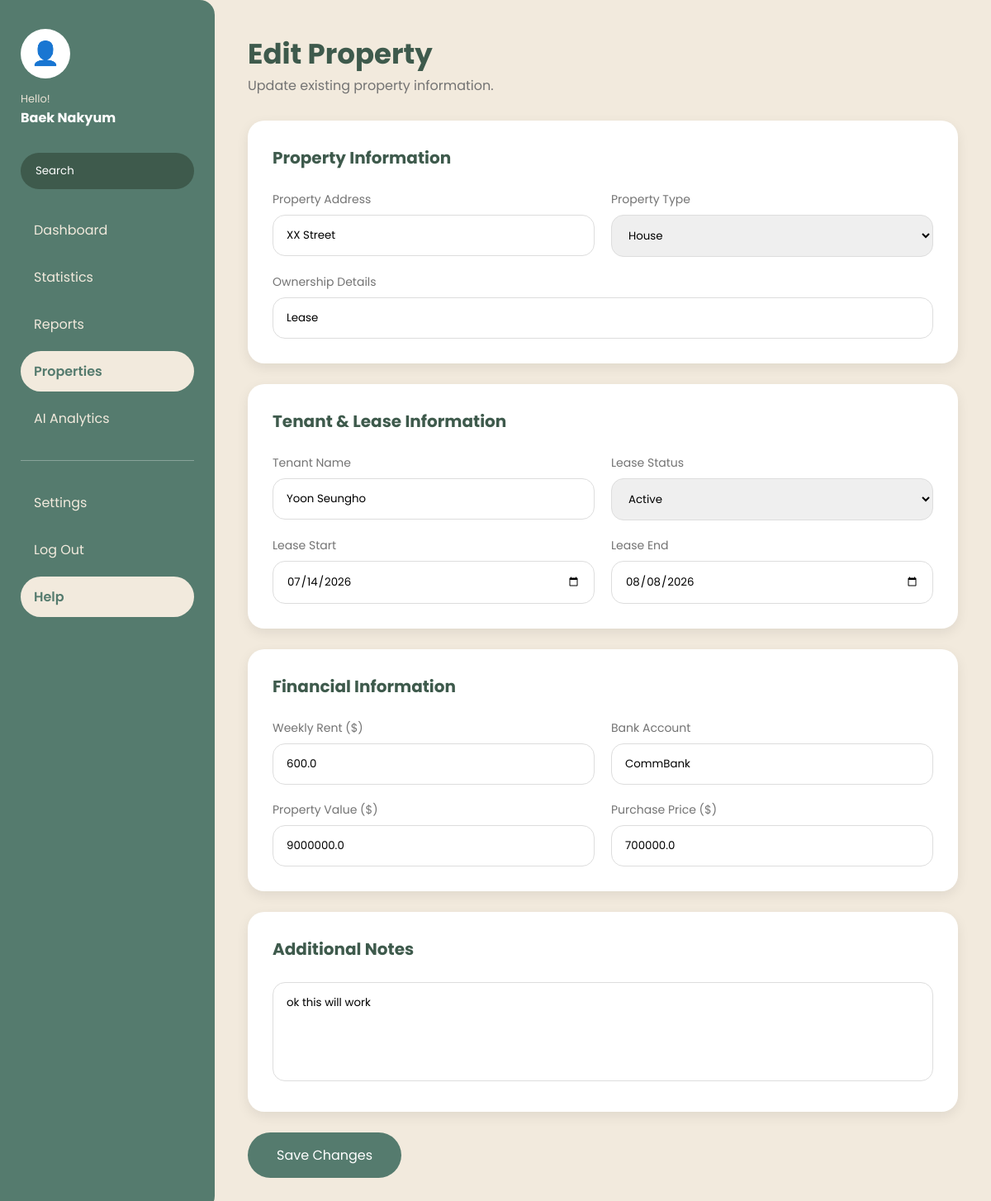
The app's page /edit_property/PROP001 (signed in), older data.
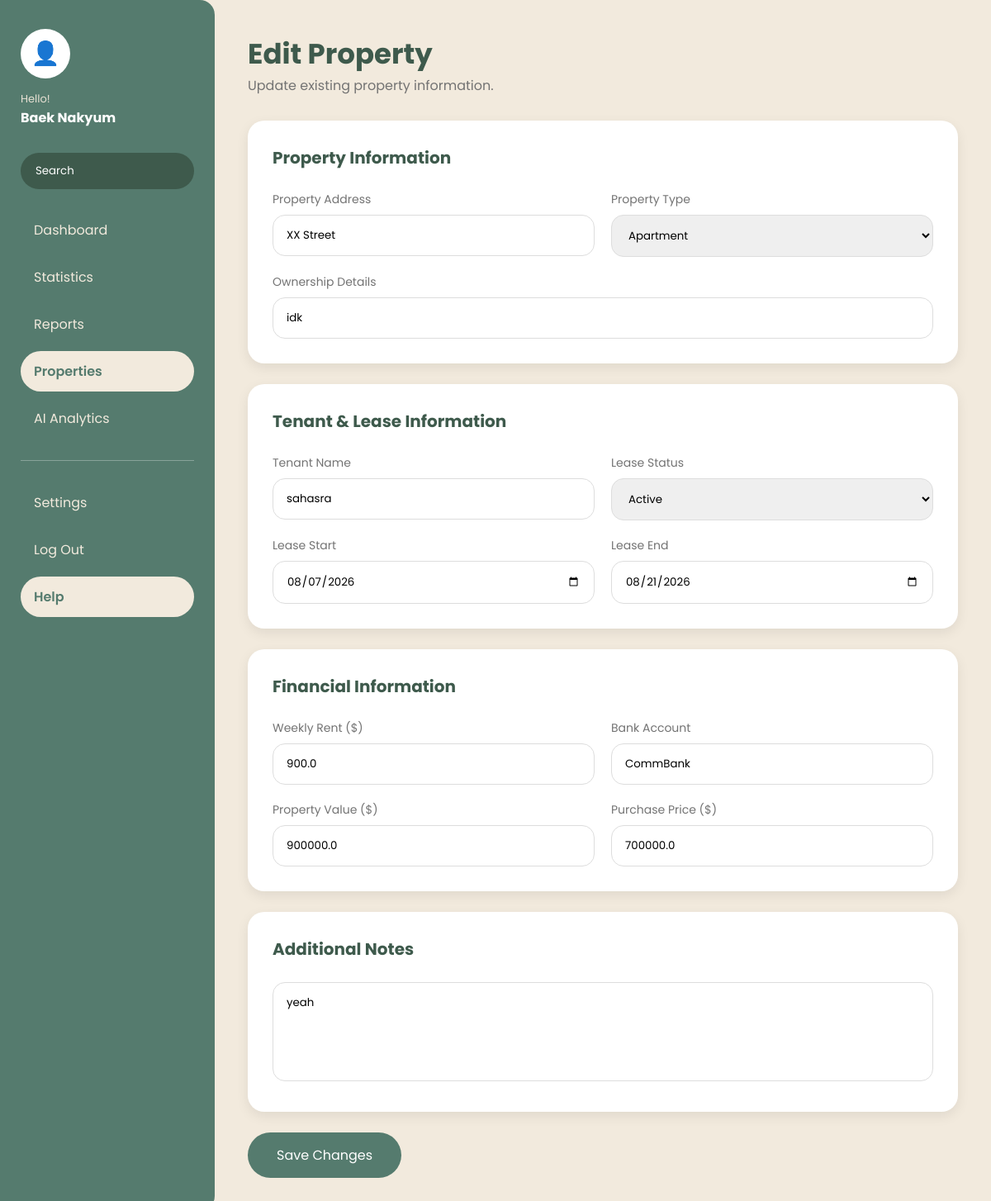
The same page, newer data.
### tables this page shows
CREATE TABLE Properties(

    propertyID TEXT PRIMARY KEY,

    userID INTEGER NOT NULL,

    propertyAddress TEXT NOT NULL,

    propertyType TEXT NOT NULL,

    ownershipData TEXT NOT NULL,

    tenantName TEXT,

    leaseStatus TEXT,

    leaseStart TEXT,

    leaseEnd TEXT,

    weeklyRent REAL,

    bankAccount TEXT,

    propertyValue REAL,

    purchasePrice REAL,

    notes TEXT,

    FOREIGN KEY(userID)
        REFERENCES Users(userID)

);

### app.py (the view, shortened to what this page needs)
@app.route(
    "/edit_property/<propertyID>",
    methods=["GET", "POST"]
)
def edit_property(propertyID):
    if "userID" not in session:
        return redirect(
            url_for("login")
        )
    userID = session["userID"]
    property = get_property(
        propertyID,
        userID
    )
    if property is None:
        return redirect(
            url_for("dashboard")
        )
    return render_template(
        "edit_property.html",
        property=property
    )

### database/database.py (called while the page is built)
def connect_database():
    connection = sqlite3.connect(
        DATABASE_NAME
    )
    connection.row_factory = sqlite3.Row
    connection.execute(
        "PRAGMA foreign_keys = ON"
    )
    return connection

### database/models.py (called while the page is built)
def get_property(propertyID, userID=None):
    conn = connect_database()
    cursor = conn.cursor()
    if userID is not None:
        cursor.execute("""
            SELECT *
            FROM Properties
            WHERE propertyID = ?
            AND userID = ?
        """, (
            propertyID,
            userID
        ))
    else:
        cursor.execute("""
            SELECT *
            FROM Properties
            WHERE propertyID = ?
        """, (propertyID,))
    property_data = cursor.fetchone()
    conn.close()
    return property_data

### templates/edit_property.html (shortened to what this page needs)
<!DOCTYPE html>
<html lang="en">
<head>
<link rel="stylesheet" href="{{ url_for('static', filename='css/add_property.css') }}">
</head>
<body>
<div class="dashboard-container">
<aside class="sidebar">
<div class="user-profile">
<div class="profile-image">
👤
</div>
<p class="hello-text">
Hello!
</p>
<h3>
{{ session["name"] }}
</h3>
</div>
<div class="search-sidebar">
<input type="text" placeholder="Search">
</div>
<nav class="sidebar-menu">
<a href="{{ url_for('dashboard') }}">
Dashboard
</a>
<a href="{{ url_for('statistics') }}">
Statistics
</a>
<a href="{{ url_for('reports') }}">
Reports
</a>
<a href="{{ url_for('dashboard') }}" class="active">
Properties
</a>
<a href="{{ url_for('ai_analytics') }}">
AI Analytics
</a>
<hr>
<a href="#">
Settings
</a>
<a href="{{ url_for('logout') }}">
Log Out
</a>
<a href="{{ url_for('help_page') }}" class="active">
Help
</a>
</nav>
</aside>
<main class="main-content">
<div class="page-header">
<h1>
Edit Property
</h1>
<p>
Update existing property information.
</p>
</div>
<form method="POST">
<div class="form-card">
<h2>
Property Information
</h2>
<div class="form-grid">
<div>
<label>
Property Address
</label>
<input
type="text"
name="propertyAddress"
value="{{ property.propertyAddress }}"
required>
</div>
<div>
<label>
Property Type
</label>
<select name="propertyType">
<option value="House"
{% if property.propertyType == "House" %}selected{% endif %}>
House
</option>
<option value="Apartment"
{% if property.propertyType == "Apartment" %}selected{% endif %}>
Apartment
</option>
</select>
</div>
<div class="full-width">
<label>
Ownership Details
</label>
<input
type="text"
name="ownershipData"
value="{{ property.ownershipData }}">
</div>
</div>
</div>
<div class="form-card">
<h2>
Tenant & Lease Information
</h2>
<div class="form-grid">
<div>
<label>
Tenant Name
</label>
<input
type="text"
name="tenantName"
value="{{ property.tenantName }}">
</div>
<div>
<label>
Lease Status
</label>
<select name="leaseStatus">
<option value="Active"
{% if property.leaseStatus == "Active" %}selected{% endif %}>
Active
</option>
</select>
</div>
<div>
<label>
Lease Start
</label>
<input
type="date"
name="leaseStart"
value="{{ property.leaseStart }}">
</div>
<div>
<label>
Lease End
</label>
<input
type="date"
name="leaseEnd"
value="{{ property.leaseEnd }}">
</div>
</div>
</div>
<div class="form-card">
<h2>
Financial Information
</h2>
<div class="form-grid">
<div>
<label>
Weekly Rent ($)
</label>
<input
type="number"
name="weeklyRent"
value="{{ property.weeklyRent }}">
</div>
<div>
<label>
Bank Account
</label>
<input
type="text"
name="bankAccount"
value="{{ property.bankAccount }}">
</div>
<div>
<label>
Property Value ($)
</label>
<input
type="number"
name="propertyValue"
value="{{ property.propertyValue }}">
</div>
<div>
<label>
Purchase Price ($)
</label>
<input
type="number"
name="purchasePrice"
value="{{ property.purchasePrice }}">
</div>
</div>
</div>
<div class="form-card">
<h2>
Additional Notes
</h2>
<textarea
name="notes">{{ property.notes }}</textarea>
</div>
<button class="submit-button" type="submit">
Save Changes
</button>
</form>
</main>
</div>
</body>
</html>

### static/css/add_property.css (style rules this page uses)
* { margin:0; padding:0; box-sizing:border-box; }
body { font-family:'Poppins', sans-serif; background:#f2eadd; color:#3e5a4c; }
.dashboard-container { display:flex; min-height:100vh; }
.sidebar { width:260px; background:#557b6e; padding:35px 25px; display:flex; flex-direction:column; border-top-right-radius:18px; border-bottom-right-radius:18px; }
.user-profile { text-align:left; }
.profile-image { width:60px; height:60px; border-radius:50%; background:white; display:flex; justify-content:center; align-items:center; font-size:28px; margin-bottom:15px; }
.hello-text { color:#e8e1d4; font-size:13px; }
.user-profile h3 { color:white; font-size:16px; }
.search-sidebar { margin-top:30px; margin-bottom:25px; }
.search-sidebar input { width:100%; padding:12px 18px; border:none; border-radius:30px; background:#3e5a4c; color:white; }
.search-sidebar input::placeholder { color:white; }
.sidebar-menu { display:flex; flex-direction:column; gap:8px; }
.sidebar-menu a { text-decoration:none; color:#f2eadd; padding:12px 16px; border-radius:25px; }
.sidebar-menu .active { background:#f2eadd; color:#557b6e; font-weight:600; }
.sidebar hr { border:none; border-top:1px solid rgba(255,255,255,0.3); margin:18px 0; }
.main-content { flex:1; padding:40px; }
.page-header { margin-bottom:30px; }
.page-header h1 { font-size:34px; color:#3e5a4c; }
.page-header p { color:#737373; }
.form-card { background:white; padding:30px; border-radius:20px; margin-bottom:25px; box-shadow:0 5px 15px rgba(0,0,0,0.08); }
.form-card h2 { color:#3e5a4c; font-size:20px; margin-bottom:25px; }
.form-grid { display:grid; grid-template-columns:repeat(2,1fr); gap:20px; }
.full-width { grid-column:1 / -1; }
label { display:block; color:#737373; font-size:14px; margin-bottom:8px; }
input, select, textarea { width:100%; padding:14px 16px; border:1px solid #ddd; border-radius:15px; font-family:'Poppins', sans-serif; outline:none; }
textarea { min-height:120px; resize:none; }
.submit-button { background:#557b6e; color:white; border:none; padding:15px 35px; border-radius:30px; font-family:'Poppins', sans-serif; font-size:16px; cursor:pointer; }

Row changes from the older to the newer data that the page shows:
changed Properties "XX Street": propertyType "House" → "Apartment"; ownershipData "Lease" → "idk"; tenantName "Yoon Seungho" → "sahasra"; leaseStart "07/14/2026" → "08/07/2026"; leaseEnd "08/08/2026" → "08/21/2026"; weeklyRent "600.0" → "900.0"; propertyValue "9000000.0" → "900000.0"; notes "ok this will work" → "yeah"
